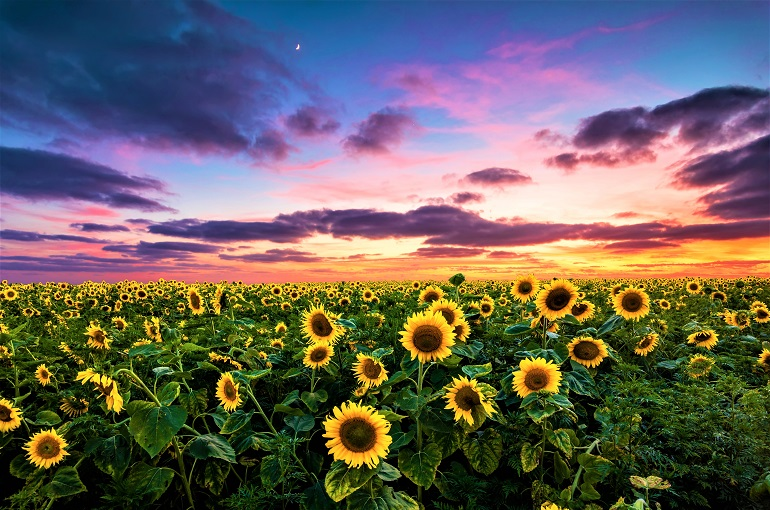
#> input picture sunflower.jpeg, 770 x 510 px, found by its file name
$ python None_chainapprox.py
#> lines starting #> are read from the running program, lines starting #| are printed output that depends on the picture; after the words box and inside, x2 and y2 are one past the last pixel; in counts of white or black regions, pixels touching at a corner belong together
import cv2
import matplotlib.pyplot as plt

image = cv2.imread('sunflower.jpeg')
#> image is the input picture: shape (510, 770, 3); mean B, G, R 95.3, 98.3, 105.9
cv2.imshow("Original Image",image)
cv2.waitKey(0)
cv2.destroyAllWindows()

#padding since the t-shirt is touching the border, without this we cant get a continious contour around it.
image = cv2.copyMakeBorder(image, 10, 10, 10, 10, cv2.BORDER_CONSTANT, value=[255, 255, 255])
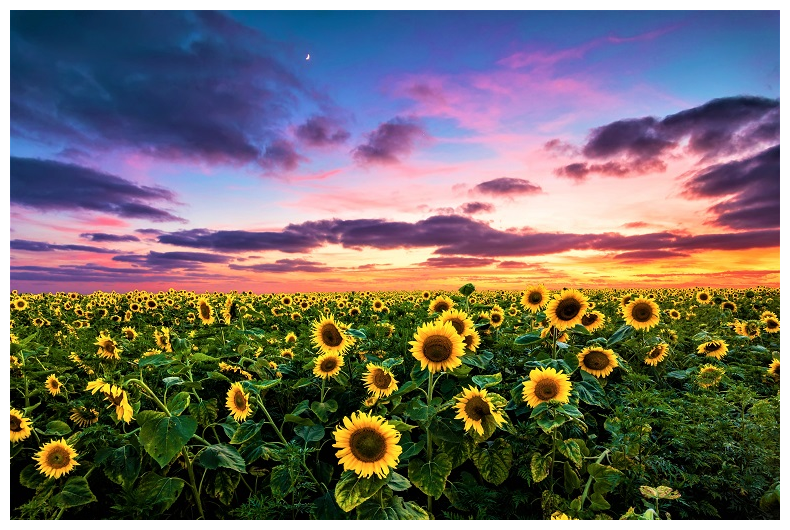
#> image: shape (530, 790, 3); mean B, G, R 105.2, 108.1, 115.1
imgray = cv2.cvtColor(image, cv2.COLOR_BGR2GRAY)
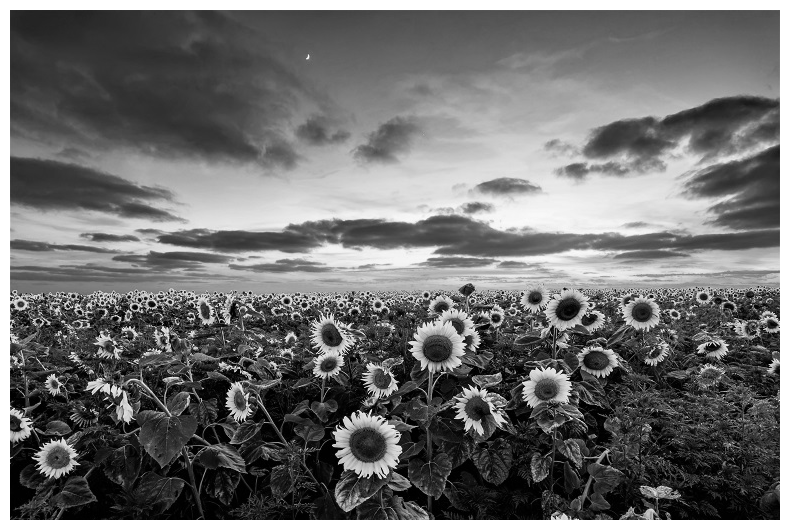
#> imgray: shape (530, 790); min 0, max 255, mean 109.9
imgray = cv2.GaussianBlur(imgray, (9, 9), 0)
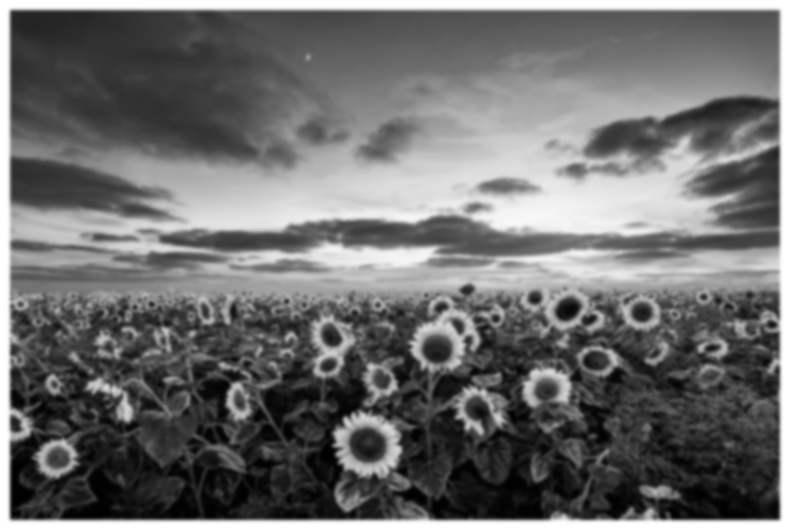
#> imgray: shape (530, 790); min 1, max 255, mean 109.9
ret, thresh = cv2.threshold(imgray, 0, 255, cv2.THRESH_BINARY_INV+cv2.THRESH_OTSU)
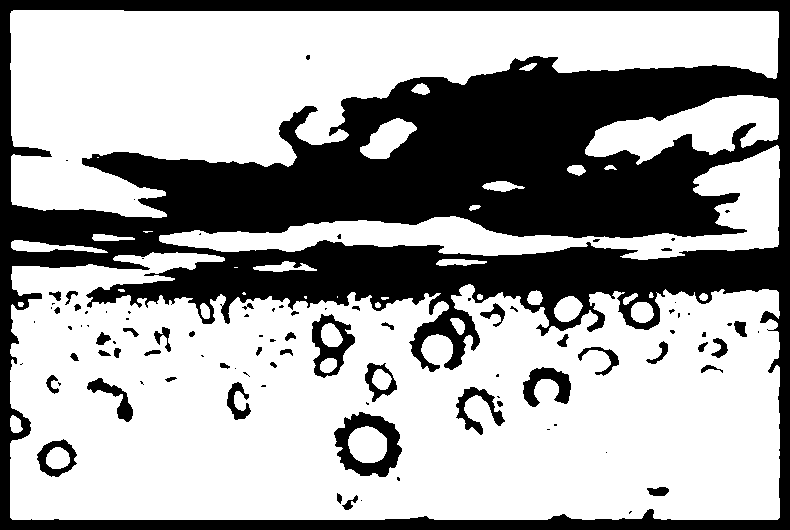
#> thresh: shape (530, 790); 64.2% white; 97 black regions (52 under 20 px)
#> ret = 127
contours, hierarchy = cv2.findContours(thresh, cv2.RETR_TREE, cv2.CHAIN_APPROX_NONE)
#> contours = 144 contours, 62 with area under 20; largest, box (x1, y1, x2, y2) and area: (10, 252, 780, 520) 166786, (10, 10, 779, 218) 80056, (159, 145, 780, 260) 16173, (585, 95, 779, 165) 6945, (333, 411, 403, 478) 3344
img2=cv2.drawContours(image, contours, -1, (0, 255, 0), 3)
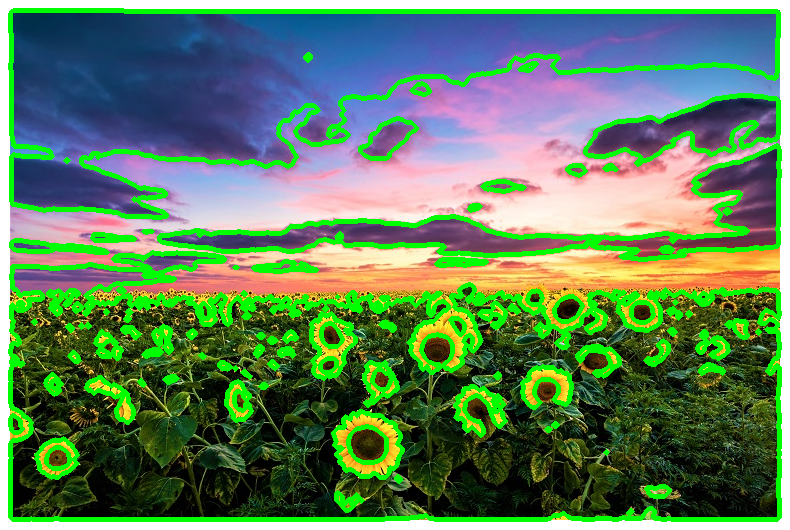
#> img2: shape (530, 790, 3); mean B, G, R 91.4, 129.6, 94.3
cv2.imshow("Chain Aprrox NONE",img2)
cv2.waitKey(0)
cv2.destroyAllWindows()

$ run again, with coins.jpeg copied over sunflower.jpeg
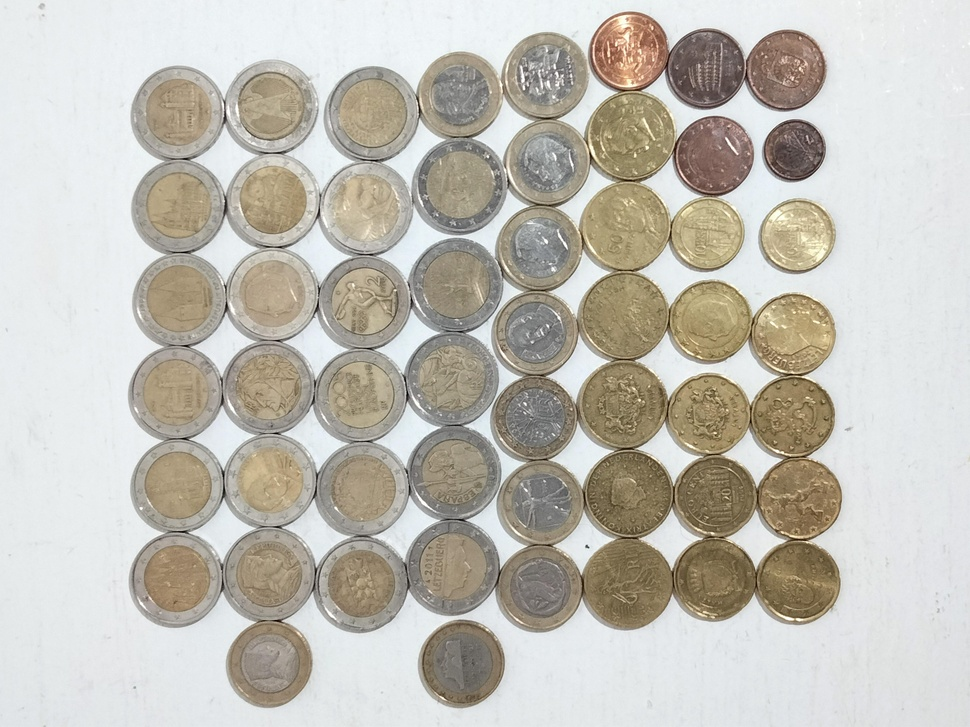
#> input picture coins.jpeg, 970 x 727 px, shrunk from 4160 x 3120 before the run, found by its file name
#> image is the input picture: shape (727, 970, 3); mean B, G, R 181.1, 189.8, 193.1
#> image: shape (747, 990, 3)
#> `ret, thresh = cv2.threshold(imgray, 0, 255, cv2.THRESH_BINARY_INV+cv2...`:
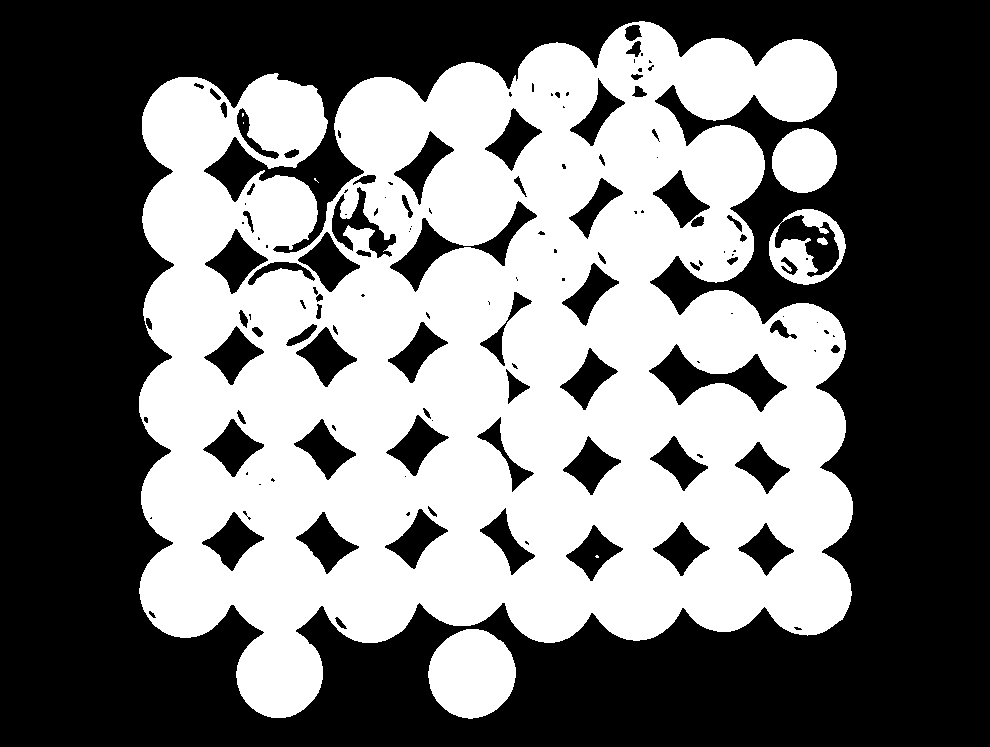
#> thresh: shape (747, 990); 44.9% white; 9 white regions (4 under 20 px)
#> ret = 188
#> contours = 150 contours, 56 with area under 20; largest, box (x1, y1, x2, y2) and area: (139, 21, 853, 718) 366826, (428, 629, 516, 719) 5942, (769, 209, 846, 285) 4380, (648, 343, 788, 413) 3567, (772, 128, 837, 193) 3179
#> `img2=cv2.drawContours(image, contours, -1, (0, 255, 0), 3)`:
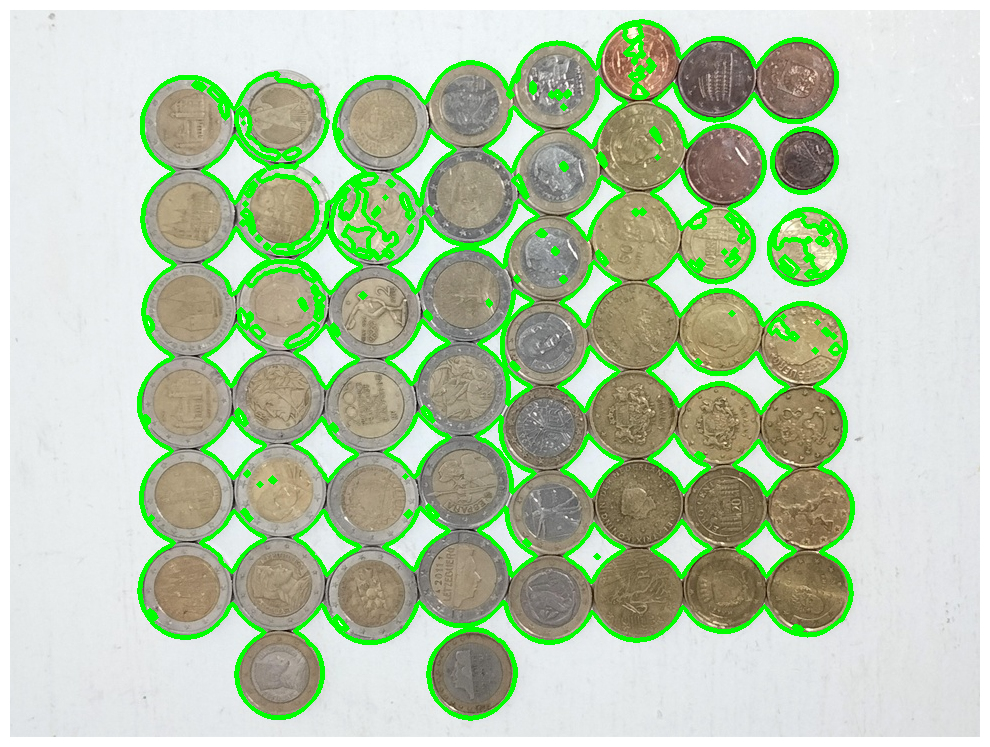
#> img2: shape (747, 990, 3); mean B, G, R 170.5, 198.9, 180.8

$ run again, with galaxy.jpeg copied over sunflower.jpeg
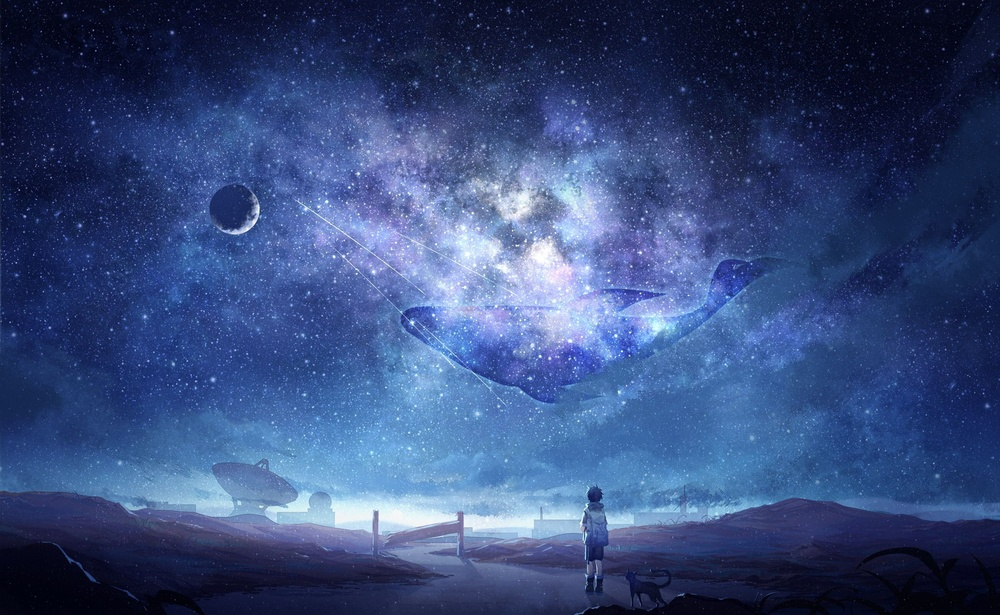
#> input picture galaxy.jpeg, 1000 x 615 px, shrunk from 2600 x 1600 before the run, found by its file name
#> image is the input picture: shape (615, 1000, 3); mean B, G, R 122.3, 75, 54.9
#> image: shape (635, 1020, 3)
#> `ret, thresh = cv2.threshold(imgray, 0, 255, cv2.THRESH_BINARY_INV+cv2...`:
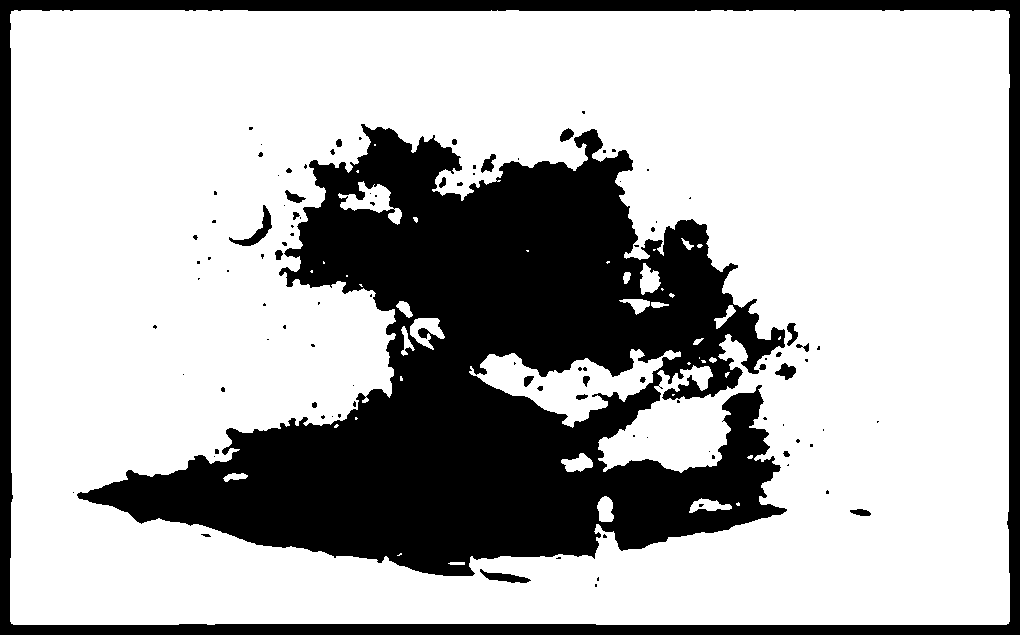
#> thresh: shape (635, 1020); 70.8% white; 104 black regions (77 under 20 px)
#> ret = 106
#> contours = 151 contours, 96 with area under 20; largest, box (x1, y1, x2, y2) and area: (10, 10, 1010, 625) 611333, (76, 123, 788, 577) 164976, (469, 349, 681, 428) 6372, (338, 181, 402, 225) 990, (410, 318, 445, 350) 513
#> `img2=cv2.drawContours(image, contours, -1, (0, 255, 0), 3)`:
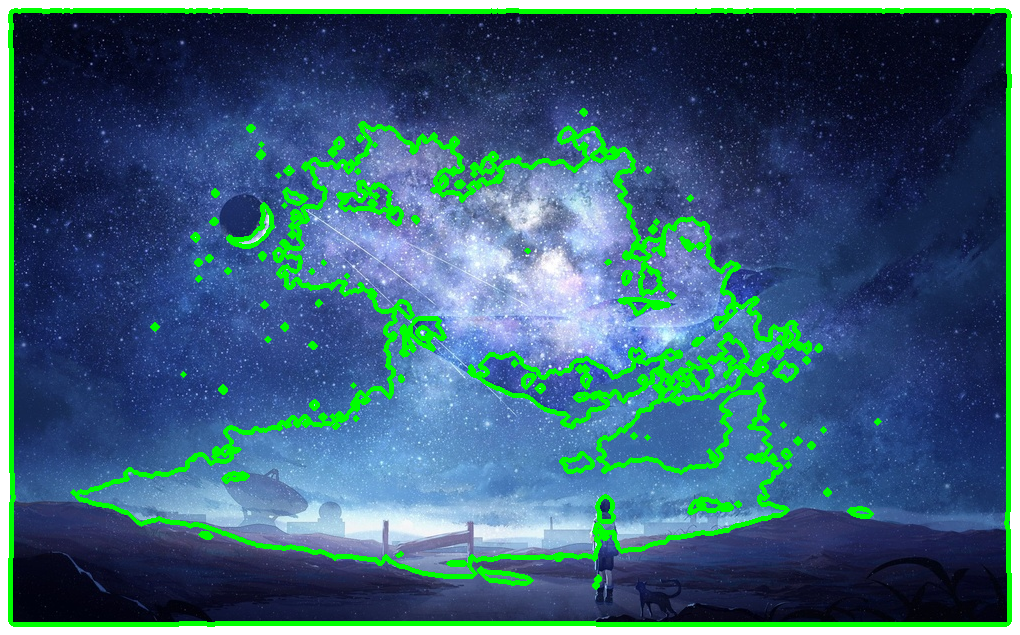
#> img2: shape (635, 1020, 3); mean B, G, R 116.8, 96.7, 58.6
